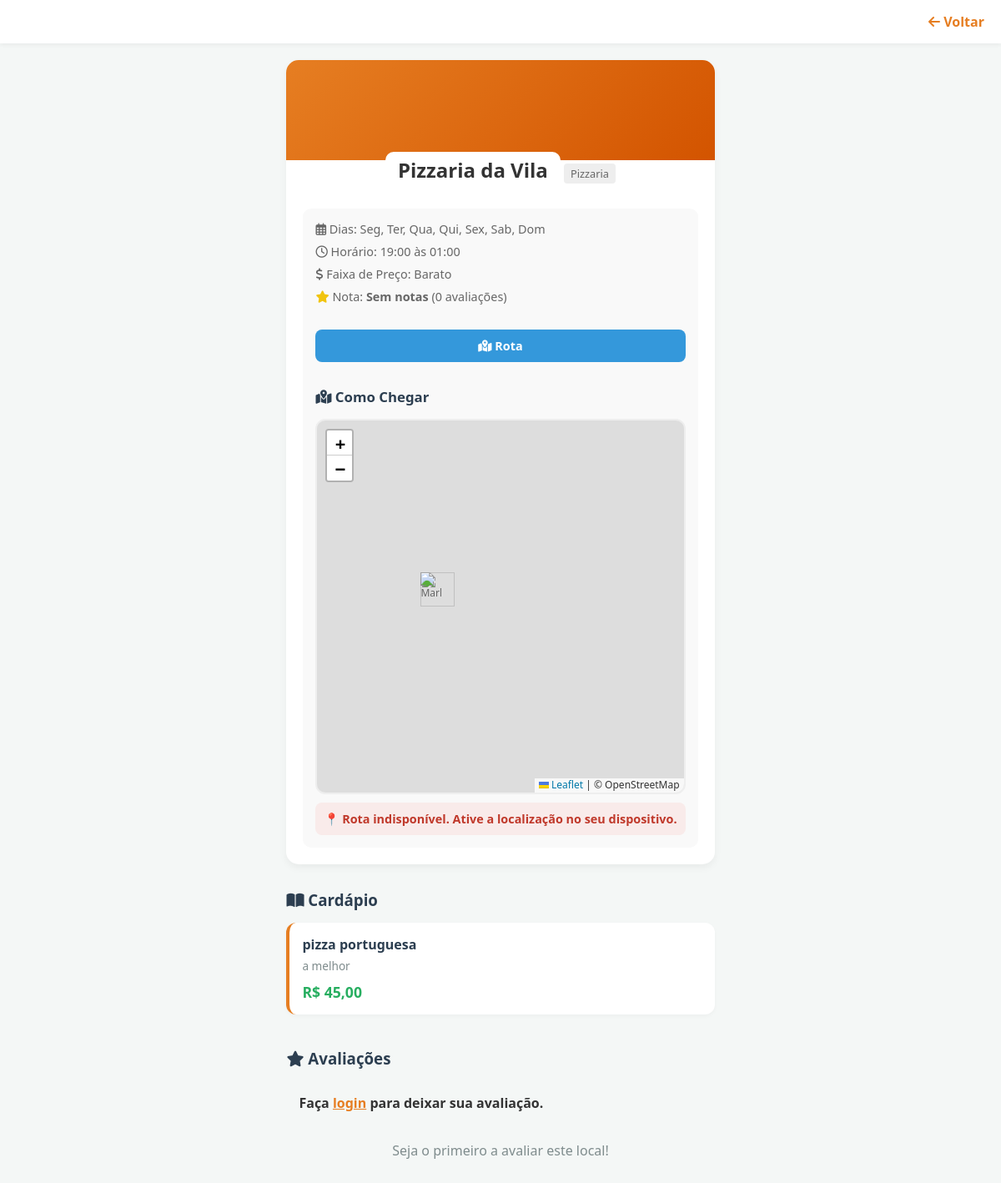
Page /ver_restaurante.php?id=1&lat=0&lon=0 on the committed database.
### tables this page shows
CREATE TABLE `restaurantes` (
  `id` int(11) NOT NULL,
  `nome` varchar(100) DEFAULT NULL,
  `tipo` varchar(50) DEFAULT NULL,
  `preco` varchar(20) DEFAULT NULL,
  `latitude` decimal(9,6) DEFAULT NULL,
  `longitude` decimal(9,6) DEFAULT NULL,
  `horario_abre` time DEFAULT NULL,
  `horario_fecha` time DEFAULT NULL,
  `id_categoria` int(11) DEFAULT NULL,
  `dias_funcionamento` varchar(100) DEFAULT 'Seg, Ter, Qua, Qui, Sex, Sab, Dom',
  `id_usuario` int(11) DEFAULT NULL
);

CREATE TABLE `categorias` (
  `id` int(11) NOT NULL,
  `nome` varchar(50) NOT NULL,
  `slug` varchar(50) NOT NULL
);

CREATE TABLE `cardapio` (
  `id` int(11) NOT NULL,
  `id_restaurante` int(11) DEFAULT NULL,
  `item_nome` varchar(100) DEFAULT NULL,
  `descricao` text DEFAULT NULL,
  `valor` decimal(10,2) DEFAULT NULL
);

### ver_restaurante.php (the view, shortened to what this page needs)
<?php
include("conexao.php");
$id_restaurante = isset($_GET['id']) ? intval($_GET['id']) : 0;
$sql_media = "SELECT AVG(nota) as media_nota, COUNT(id) as total_avaliacoes FROM avaliacoes WHERE id_restaurante = $id_restaurante";
$res_media = $conn->query($sql_media)->fetch_assoc();
$media_geral = $res_media['media_nota'] ? number_format($res_media['media_nota'], 1) : 'Sem notas';
$total_avaliacoes = $res_media['total_avaliacoes'];
$sql_avaliacoes = "SELECT a.*, u.nome FROM avaliacoes a JOIN usuarios u ON a.id_usuario = u.id
                   WHERE a.id_restaurante = $id_restaurante ORDER BY a.data_avaliacao DESC";
$lista_avaliacoes = $conn->query($sql_avaliacoes);
$sql_rest = "SELECT r.*, c.nome as categoria_nome
             FROM restaurantes r
             LEFT JOIN categorias c ON r.id_categoria = c.id
             WHERE r.id = $id_restaurante";
$resultado_rest = $conn->query($sql_rest);
$restaurante = $resultado_rest->fetch_assoc();
$sql_cardapio = "SELECT * FROM cardapio WHERE id_restaurante = $id_restaurante";
$itens = $conn->query($sql_cardapio);
?>
<!DOCTYPE html>
<html lang="pt-br">
<head>
    <link rel="stylesheet" href="css/style.css">
    <link rel="stylesheet" href="https://cdnjs.cloudflare.com/ajax/libs/font-awesome/6.0.0/css/all.min.css">
    <link rel="stylesheet" href="https://unpkg.com/leaflet@1.9.4/dist/leaflet.css" />
    <link rel="stylesheet" href="https://unpkg.com/leaflet-routing-machine@latest/dist/leaflet-routing-machine.css" />
</head>
<body class="bg-cinza">
    <header class="header-resultado">
        <a href="javascript:history.back()" class="btn-voltar"><i class="fas fa-arrow-left"></i> Voltar</a>
    </header>
    <main class="container-resultados">
        <div class="perfil-restaurante">
            <div class="capa-fake"></div>
            <div class="info-principal">
                <h2><?= $restaurante['nome'] ?></h2>
                <span class="badge-categoria"><?= $restaurante['categoria_nome'] ?></span>
                <div class="detalhes-loja">
                    <p><i class="far fa-calendar-alt"></i> Dias: <?= $restaurante['dias_funcionamento'] ?></p>
                    <p><i class="far fa-clock"></i> Horário: <?= substr($restaurante['horario_abre'], 0, 5) ?> às
                        <?= substr($restaurante['horario_fecha'], 0, 5) ?>
                    </p>
                    <p><i class="fas fa-dollar-sign"></i> Faixa de Preço: <?= ucfirst($restaurante['preco']) ?></p>
                    <p><i class="fas fa-star" style="color: #f1c40f;"></i> Nota: <strong><?= $media_geral ?></strong>
                        (<?= $total_avaliacoes ?> avaliações)</p>
                    <div style="display: flex; gap: 10px; margin-top: 15px;">
                        <a href="https://www.google.com/maps/dir/?api=1&destination=<?= $restaurante['latitude'] ?>,<?= $restaurante['longitude'] ?>"
                            target="_blank" class="btn-rota" style="flex: 1;">
                            <i class="fas fa-map-marked-alt"></i> Rota
                        </a>
                    </div>
                    <h3 class="titulo-secao" style="margin-top: 30px;"><i class="fas fa-map-marked-alt"></i> Como Chegar
                    </h3>
                    <div id="mapa-rota"
                        style="height: 450px; width: 100%; border-radius: 12px; z-index: 1; border: 2px solid #eee;">
                    </div>
                    <div id="info-rota"
                        style="margin-top: 10px; font-weight: bold; color: #27ae60; background: #e8f8f5; padding: 10px; border-radius: 8px; text-align: center; display: none;">
                    </div>
                </div>
            </div>
        </div>
        <h3 class="titulo-secao" style="margin-top: 30px;"><i class="fas fa-book-open"></i> Cardápio</h3>
        <div class="lista-cardapio-cliente">
            <?php if ($itens && $itens->num_rows > 0): ?>
                <?php while ($item = $itens->fetch_assoc()): ?>
                    <div class="item-cardapio-cliente">
                        <div class="item-textos">
                            <h4><?= $item['item_nome'] ?></h4>
                            <p class="descricao"><?= $item['descricao'] ?></p>
                            <span class="preco-tag">R$ <?= number_format($item['valor'], 2, ',', '.') ?></span>
                        </div>
                    </div>
                <?php endwhile; ?>
            <?php else: ?>
                <div class="alerta" style="text-align: center;">
                    Este restaurante ainda não cadastrou o cardápio. 😕
                </div>
            <?php endif; ?>
        </div>
        <h3 class="titulo-secao" style="margin-top: 40px;"><i class="fas fa-star"></i> Avaliações</h3>
        <?php if (isset($_SESSION['usuario_id']) && $_SESSION['usuario_nivel'] == 'cliente'): ?>
            <div class="form-avaliacao">
                <h4>Deixe sua opinião</h4>
                <form method="POST" action="">
                    <div class="estrelas-input">
                        <label>Nota:</label>
                        <select name="nota" required>
                            <option value="5">⭐⭐⭐⭐⭐ Excelente</option>
                            <option value="4">⭐⭐⭐⭐ Muito Bom</option>
                            <option value="3">⭐⭐⭐ Bom</option>
                            <option value="2">⭐⭐ Regular</option>
                            <option value="1">⭐ Ruim</option>
                        </select>
                    </div>
                    <textarea name="comentario" placeholder="Como foi sua experiência?" required></textarea>
                    <button type="submit" name="enviar_avaliacao" class="btn-principal">Enviar Avaliação</button>
                </form>
            </div>
        <?php elseif (!isset($_SESSION['usuario_id'])): ?>
            <div class="alerta" style="margin-bottom: 20px;">
                Faça <a href="login.php" style="color: #e67e22; font-weight:bold;">login</a> para deixar sua avaliação.
            </div>
        <?php endif; ?>
        <div class="lista-avaliacoes">
            <?php if ($lista_avaliacoes && $lista_avaliacoes->num_rows > 0): ?>
                <?php while ($av = $lista_avaliacoes->fetch_assoc()): ?>
                    <div class="card-comentario">
                        <div class="comentario-topo">
                            <strong><i class="fas fa-user-circle"></i> <?= explode(' ', $av['nome'])[0] ?></strong>
                            <span class="nota-estrelas">
                                <?php for ($i = 1; $i <= 5; $i++) {
                                    echo $i <= $av['nota'] ? '<i class="fas fa-star" style="color: #f1c40f;"></i>' : '<i class="far fa-star" style="color: #ccc;"></i>';
                                } ?>
                            </span>
                        </div>
                        <p class="texto-comentario">"<?= $av['comentario'] ?>"</p>
                        <span class="data-comentario"><?= date('d/m/Y', strtotime($av['data_avaliacao'])) ?></span>
                    </div>
                <?php endwhile; ?>
            <?php else: ?>
                <p style="text-align: center; color: #7f8c8d; margin-bottom: 30px;">Seja o primeiro a avaliar este local!
                </p>
            <?php endif; ?>
        </div>
    </main>
</body>
</html>

### css/style.css (style rules this page uses)
* { margin: 0; padding: 0; box-sizing: border-box; font-family: "Segoe UI", Tahoma, Geneva, Verdana, sans-serif; }
body { background-color: #f8f9fa; color: #333; display: flex; flex-direction: column; align-items: center; min-height: 100vh; }
header { width: 100%; padding: 20px; display: flex; justify-content: flex-end; }
.alerta { padding: 15px; border-radius: 8px; margin-bottom: 20px; font-weight: bold; }
.bg-cinza { background-color: #f4f7f6; }
.header-resultado { background: white; padding: 15px 20px; display: flex; align-items: center; box-shadow: 0 2px 5px rgba(0, 0, 0, 0.05); }
.btn-voltar { text-decoration: none; color: #e67e22; font-weight: bold; }
.container-resultados { max-width: 600px; margin: 0 auto; padding: 20px; }
.titulo-secao { margin-bottom: 15px; color: #2c3e50; }
.badge-categoria { background: #eee; padding: 3px 8px; border-radius: 4px; font-size: 0.8rem; color: #666; display: inline-block; margin-bottom: 5px; }
.perfil-restaurante { background: white; border-radius: 15px; overflow: hidden; box-shadow: 0 4px 10px rgba(0, 0, 0, 0.05); }
.capa-fake { height: 120px; background: linear-gradient(135deg, #e67e22 0%, #d35400 100%); width: 100%; }
.info-principal { padding: 20px; text-align: center; margin-top: -30px; }
.info-principal h2 { background: white; display: inline-block; padding: 5px 15px; border-radius: 10px; margin-bottom: 10px; }
.detalhes-loja { margin-top: 15px; color: #666; font-size: 0.9rem; text-align: left; background: #f9f9f9; padding: 15px; border-radius: 10px; }
.detalhes-loja p { margin-bottom: 8px; }
.btn-rota { display: block; text-align: center; background: #3498db; color: white; text-decoration: none; padding: 10px; border-radius: 8px; margin-top: 15px; font-weight: bold; }
.lista-cardapio-cliente { display: flex; flex-direction: column; gap: 15px; }
.item-cardapio-cliente { background: white; border-radius: 12px; padding: 15px; box-shadow: 0 2px 5px rgba(0, 0, 0, 0.03); border-left: 4px solid #e67e22; }
.item-cardapio-cliente h4 { margin: 0 0 5px 0; color: #2c3e50; }
.item-cardapio-cliente .descricao { font-size: 0.85rem; color: #7f8c8d; margin-bottom: 10px; line-height: 1.4; }
.preco-tag { font-weight: bold; color: #27ae60; font-size: 1.1rem; }
.lista-avaliacoes { display: flex; flex-direction: column; gap: 15px; margin-bottom: 40px; }

### rows in the picture
restaurantes: nome "Pizzaria da Vila", id_categoria.nome "Pizzaria", dias_funcionamento "Seg, Ter, Qua, Qui, Sex, Sab, Dom", horario_abre "19:00", horario_fecha "01:00", preco "Barato"
cardapio: item_nome "pizza portuguesa", descricao "a melhor", valor "45,00"

### other values in the picture
$media_geral "Sem notas"
$total_avaliacoes "0"
